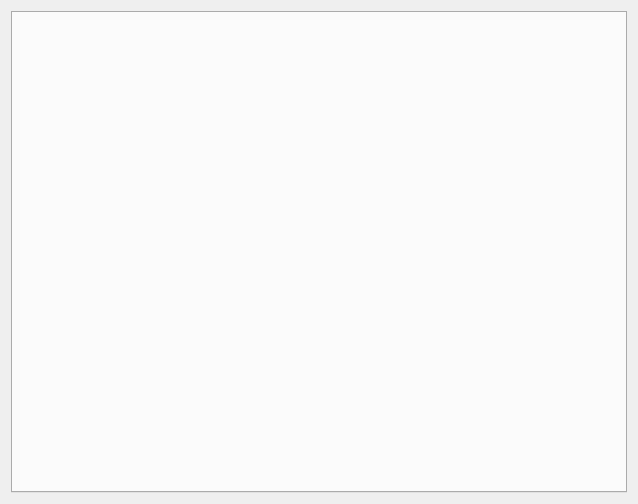
<?xml version="1.0" encoding="UTF-8"?>
<ui version="4.0">
 <class>Window</class>
 <widget class="QMainWindow" name="Window">
  <property name="geometry">
   <rect>
    <x>0</x>
    <y>0</y>
    <width>638</width>
    <height>504</height>
   </rect>
  </property>
  <property name="maximumSize">
   <size>
    <width>1920</width>
    <height>16777215</height>
   </size>
  </property>
  <property name="windowTitle">
   <string>Window</string>
  </property>
  <widget class="QWidget" name="centralWidget">
   <layout class="QGridLayout" name="gridLayout">
    <item row="0" column="0">
     <widget class="QTabWidget" name="tabWidget">
      <property name="font">
       <font>
        <family>Noto Rashi Hebrew</family>
       </font>
      </property>
      <property name="cursor">
       <cursorShape>ArrowCursor</cursorShape>
      </property>
      <property name="currentIndex">
       <number>-1</number>
      </property>
     </widget>
    </item>
   </layout>
  </widget>
 </widget>
 <layoutdefault spacing="6" margin="11"/>
 <resources/>
 <connections/>
</ui>
